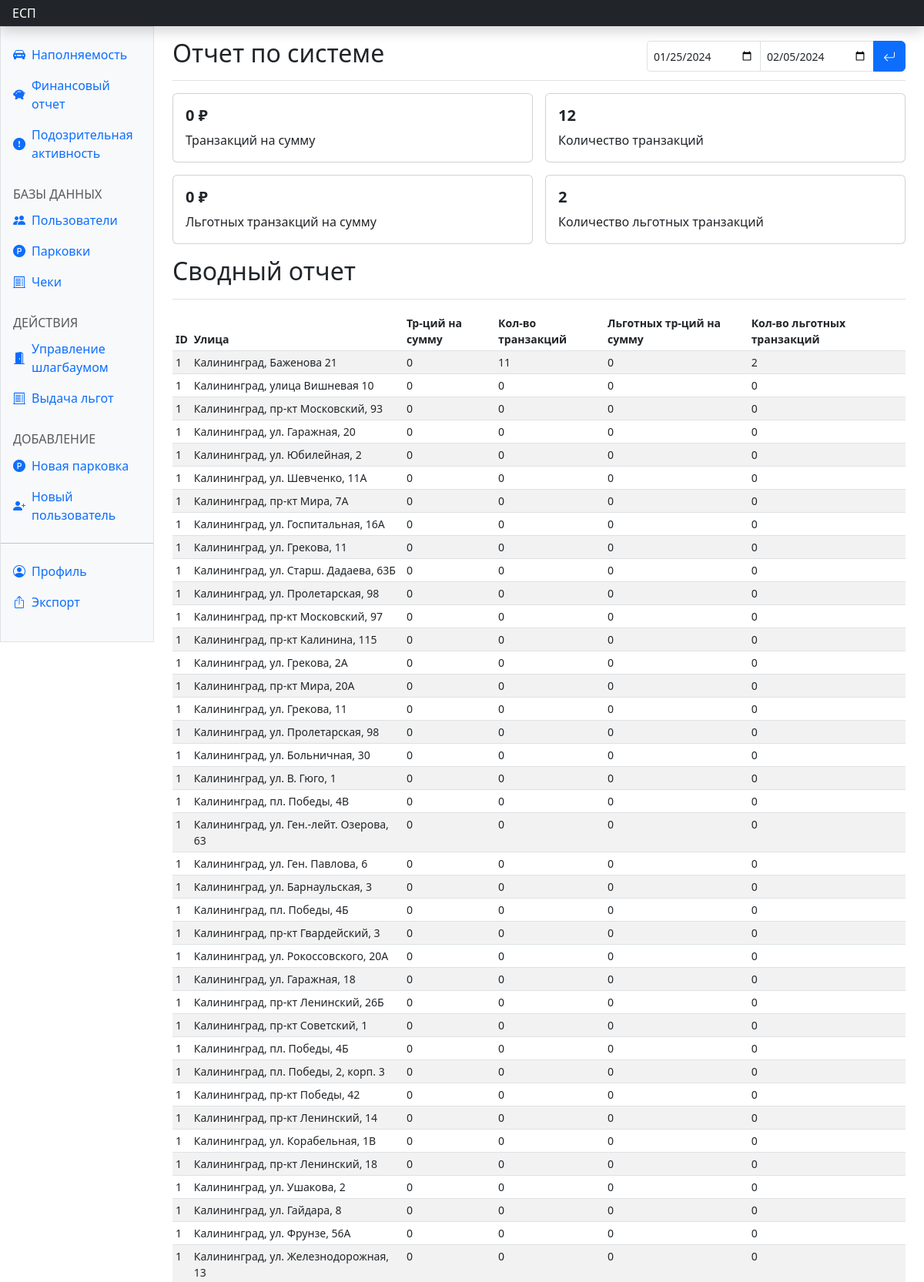
The page /dash_fin/ (signed in, upper part) on the database its author committed.
### parkingapp/models.py (models this page shows, shortened)
class Reciept(models.Model):
    parking_id = models.IntegerField(default=0)
    user_id = models.IntegerField(default=0)
    start_time = models.DateTimeField(default=datetime(2, 1, 1, 0, 0, 0, tzinfo=None))
    final_start_time = models.DateTimeField(default=datetime(2, 1, 1, 0, 0, 0, tzinfo=None))
    finish_time = models.DateTimeField(default=datetime(2, 1, 1, 0, 0, 0, tzinfo=None))
    final_price = models.BigIntegerField(default=-1)
    benefit = models.BooleanField(default=False)
    price_per_hour = models.IntegerField(default=-1)

class Parking(models.Model):
    lattitude = models.FloatField(default=0)
    longitude = models.FloatField(default=0)
    address = models.CharField(max_length=120, default='')
    max_parking_lots = models.PositiveIntegerField(default=0)
    occupied_lots = models.PositiveIntegerField(default=0)
    price_per_hour = models.PositiveIntegerField(default=0)
    change = models.DateTimeField(default=datetime(2, 1, 1, 0, 0, 0, tzinfo=None))
    code = models.CharField(default='', max_length=10)
    secret = models.CharField(default='', max_length=100)

### parkingapp/views.py (the view, shortened to what this page needs)
# urls.py: path('dash_fin/', views.dash_fin, name='dash_fin'),
@login_required(redirect_field_name=None)
def dash_fin(request):
    form = DashfinForm()
    period_start = '2024-01-25'
    period_end = '2024-02-05'
    dat = data(period_start, period_end)
    error = ''
    if not request.user.admin_view:
        return redirect(reverse('parkingapp:dont_have_access'))
    context = {
        'Fin':dat[1][0],
        'parkings':dat[0],
        'form': form,
        'error': error
    }
    return render(request, 'dash_fin.html', context)

### parkingapp/forms.py
class DashfinForm(forms.Form):
    date1 = forms.DateField(required=True, widget=forms.DateInput(attrs={
        'class': 'form-control form-control-sm',
        'type': 'date',
        'style': 'background: none;',
        'value': '2024-01-25',
    }))
    date2 = forms.DateField(required=True, widget=forms.DateInput(attrs={
        'class': 'form-control form-control-sm',
        'type': 'date',
        'style': 'background: none;',
        'value': '2024-02-05',
    }))

### parkingapp/templates/dash_fin.html (shortened to what this page needs)
{% extends 'dash_base.html' %}
{% block finact %}active{% endblock %}
{% block content %}
<main class="col-md-9 ms-sm-auto col-lg-10 px-md-4">
  <div class="d-flex justify-content-between flex-wrap flex-md-nowrap align-items-center pt-3 pb-2 mb-3 border-bottom">
    <h1 class="h2">Отчет по системе</h1>
    <div class="mb-2 mb-md-0">
      <form method="POST">
        <div class="input-group me-2">
          {{form.date1}}
          {{form.date2}}
          <button type="submit" class="btn btm-sm btn-primary radr"><i class="bi bi-arrow-return-left"></i></button>
        </div>
      </form>
    </div>
  </div>
  <div class="row g-3">
    <div class="col-sm-6 col-xxl-3">
      <div class="card">
        <div class="card-body">
          <h5 class="card-title fw-bolder">{{Fin.total_price}} ₽</h5>
          <p class="card-text">Транзакций на сумму</p>
        </div>
      </div>
    </div>
    <div class="col-sm-6 col-xxl-3">
      <div class="card">
        <div class="card-body">
          <h5 class="card-title fw-bolder">{{Fin.how_much_people_used}}</h5>
          <p class="card-text">Количество транзакций</p>
        </div>
      </div>
    </div>
    <div class="col-sm-6 col-xxl-3">
      <div class="card">
        <div class="card-body">
          <h5 class="card-title fw-bolder">{{Fin.benefits_price}} ₽</h5>
          <p class="card-text">Льготных транзакций на сумму</p>
        </div>
      </div>
    </div>
    <div class="col-sm-6 col-xxl-3">
      <div class="card">
        <div class="card-body">
          <h5 class="card-title fw-bolder">{{Fin.with_benefits}}</h5>
          <p class="card-text">Количество льготных транзакций</p>
        </div>
      </div>
    </div>
  </div>
  <div class="d-flex justify-content-between flex-wrap flex-md-nowrap align-items-center pt-3 pb-2 mb-3 border-bottom">
    <h1 class="h2">Сводный отчет</h1>
  </div>
  <div class="table-responsive small">
    <table class="table table-striped table-sm">
      <thead>
        <tr>
          <th scope="col">ID</th>
          <th scope="col">Улица</th>
          <th scope="col">Тр-ций на сумму</th>
          <th scope="col">Кол-во транзакций</th>
          <th scope="col">Льготных тр-ций на сумму</th>
          <th scope="col">Кол-во льготных транзакций</th>
        </tr>
      </thead>
      <tbody>
        {% for el in parkings %}
        <tr>
          <td>1</td>
          <td>{{el.address}}</td>
          <td>{{el.total_sum}}</td>
          <td>{{el.how_much_people_used}}<br></td>
          <td>{{el.benefit_sum}}</td>
          <td>{{el.with_benefits}}</td>
        </tr>
        {% endfor %}
      </tbody>
    </table>
  </div>
</main>
{% endblock %}

### parkingapp/templates/dash_base.html (style rules this page uses)
.bi { vertical-align: -.125em; fill: currentColor; }

### rows shown on the page
Reciept: address "Калининград, Баженова 21", total_sum "0", how_much_people_used "11", benefit_sum "0", with_benefits "2"
Parking: address "Калининград, улица Вишневая 10"
Parking: address "Калининград, пр-кт Московский, 93"
Parking: address "Калининград, ул. Гаражная, 20"
Parking: address "Калининград, ул. Юбилейная, 2"
Parking: address "Калининград, ул. Шевченко, 11А"
Parking: address "Калининград, пр-кт Мира, 7А"
Parking: address "Калининград, ул. Госпитальная, 16А"
Parking: address "Калининград, ул. Грекова, 11"
Parking: address "Калининград, ул. Старш. Дадаева, 63Б"
Parking: address "Калининград, ул. Пролетарская, 98"
Parking: address "Калининград, пр-кт Московский, 97"
Parking: address "Калининград, пр-кт Калинина, 115"
Parking: address "Калининград, ул. Грекова, 2А"
Parking: address "Калининград, пр-кт Мира, 20А"
Parking: address "Калининград, ул. Грекова, 11"
Parking: address "Калининград, ул. Пролетарская, 98"
Parking: address "Калининград, ул. Больничная, 30"
Parking: address "Калининград, ул. В. Гюго, 1"
Parking: address "Калининград, пл. Победы, 4В"
Parking: address "Калининград, ул. Ген.-лейт. Озерова, 63"
Parking: address "Калининград, ул. Ген. Павлова, 6"
Parking: address "Калининград, ул. Барнаульская, 3"
Parking: address "Калининград, пл. Победы, 4Б"
Parking: address "Калининград, пр-кт Гвардейский, 3"
Parking: address "Калининград, ул. Рокоссовского, 20А"
Parking: address "Калининград, ул. Гаражная, 18"
Parking: address "Калининград, пр-кт Ленинский, 26Б"
Parking: address "Калининград, пр-кт Советский, 1"
Parking: address "Калининград, пл. Победы, 4Б"
Parking: address "Калининград, пл. Победы, 2, корп. 3"
Parking: address "Калининград, пр-кт Победы, 42"
Parking: address "Калининград, пр-кт Ленинский, 14"
Parking: address "Калининград, ул. Корабельная, 1В"
Parking: address "Калининград, пр-кт Ленинский, 18"
Parking: address "Калининград, ул. Ушакова, 2"
Parking: address "Калининград, ул. Гайдара, 8"
Parking: address "Калининград, ул. Фрунзе, 56А"
Parking: address "Калининград, ул. Железнодорожная, 13"

### other values the page prints
{{ Fin.total_price }} "0"
{{ Fin.how_much_people_used }} "12"
{{ Fin.benefits_price }} "0"
{{ Fin.with_benefits }} "2"
{{ el.total_sum }} "0" "0" "0" "0" "0" "0" "0" "0" "0" "0" "0" "0" "0" "0" "0" "0" "0" "0" "0" "0" "0" "0" "0" "0" "0" "0" "0" "0" "0" "0" "0" "0" "0" "0" "0" "0" "0" "0"
{{ el.how_much_people_used }} "0" "0" "0" "0" "0" "0" "0" "0" "0" "0" "0" "0" "0" "0" "0" "0" "0" "0" "0" "0" "0" "0" "0" "0" "0" "0" "0" "0" "0" "0" "0" "0" "0" "0" "0" "0" "0" "0"
{{ el.benefit_sum }} "0" "0" "0" "0" "0" "0" "0" "0" "0" "0" "0" "0" "0" "0" "0" "0" "0" "0" "0" "0" "0" "0" "0" "0" "0" "0" "0" "0" "0" "0" "0" "0" "0" "0" "0" "0" "0" "0"
{{ el.with_benefits }} "0" "0" "0" "0" "0" "0" "0" "0" "0" "0" "0" "0" "0" "0" "0" "0" "0" "0" "0" "0" "0" "0" "0" "0" "0" "0" "0" "0" "0" "0" "0" "0" "0" "0" "0" "0" "0" "0"
